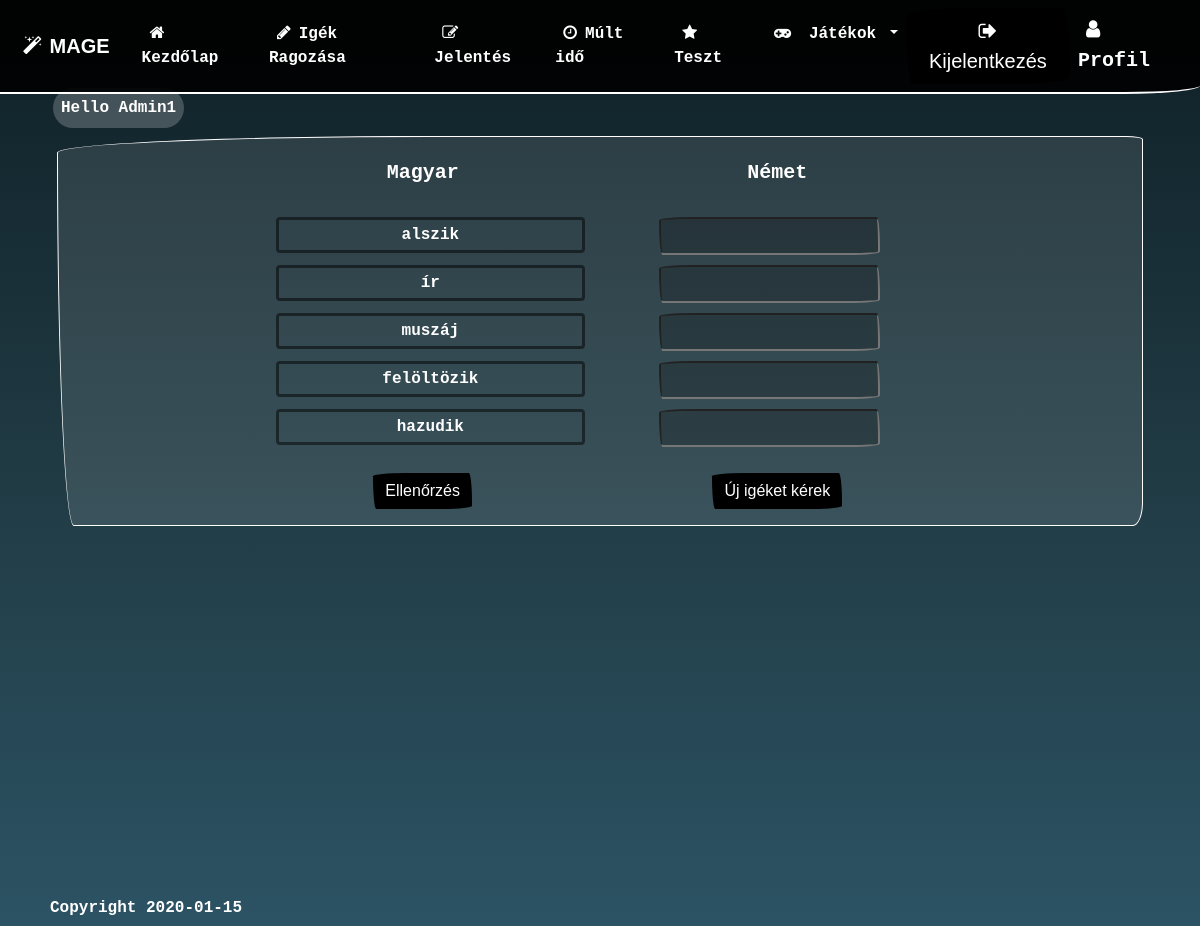
Page /pages/meaning.php (signed in) on the committed database.
### tables this page shows
CREATE TABLE `allverbs` (
  `verb_id` int(11) NOT NULL,
  `infinitive` varchar(256) NOT NULL,
  `ich` varchar(256) NOT NULL,
  `du` varchar(256) NOT NULL,
  `ese` varchar(256) NOT NULL,
  `wir` varchar(256) NOT NULL,
  `ihr` varchar(256) NOT NULL,
  `sie` varchar(256) NOT NULL,
  `prateritum` varchar(256) NOT NULL,
  `auxiliary` varchar(256) NOT NULL,
  `perfekt` varchar(256) NOT NULL,
  `hun` varchar(256) NOT NULL,
  `modalverb` tinyint(1) DEFAULT NULL,
  `reflexive` tinyint(1) DEFAULT NULL,
  `simple` tinyint(1) DEFAULT NULL
);

### includes/classAutoload.inc.php (called while the page is built, shortened)
<?php
	function myAutoLoader($className){
		$url =$_SERVER['HTTP_HOST'].$_SERVER['REQUEST_URI'];
		if (strpos($url, 'includes') !== false) {
			$path ='../classes/';
		}else{
			$path = "../classes/";
		}
		$extension = ".class.php";
		$fullPath = $path . $className . $extension;
	}

### includes/everyIncHasIt.inc.php (called while the page is built, shortened)
<?php
        require_once 'classAutoload.inc.php';
	$db = new Database();

### classes/Database.class.php (called while the page is built, shortened)
<?php
class Database extends Tools{
    protected $conn;
    private function OpenConnection(){
        $this->serverName = "localhost";
        $this->userName = "root";
        $this->password = "";
        $this->dbName = "mydatabase";
        $this->charset = "utf8";
        $this->conn = new mysqli($this->serverName, $this->userName, $this->password, $this->dbName);
        $this->conn->set_charset($this->charset);
    }
public function Query($sql){
            if ($result = $this->conn->query($sql)) {
                if ($result->num_rows) {
                while ($row = $result->fetch_all(MYSQLI_NUM)) {
                    return $row;
                 }
                }else{
                    return 0;
                }
            }else{
                return 0;
            }
    }
}
?>

### classes/Tools.class.php (called while the page is built, shortened)
<?php
class Tools{
    public static function RandomNumbers($inputLength, $returnLength){
       $myarray = array();
       $max = $inputLength;
       $szam = rand(1,$max);
       array_push($myarray, $szam);
       $megy = true;
       while ($megy) {
           $szam1 = rand(1, $max);
           $szamol = 0;
          for($j = 0; $j<count($myarray); $j++){
              if ($szam1 == $myarray[$j]) {
                  $szamol++;
              }
          }
          if ($szamol == 0) {
              array_push($myarray, $szam1);
          }else{
              $megy = true;
          }
          if (count($myarray) == $returnLength) {
              $megy = false;
              break;
          }
       }
       return $myarray;
  }
}

### includes/meaning.inc.php (the view)
<?php
require_once 'everyIncHasIt.inc.php';
function Table(){
    global $db;
$sql = "SELECT `hun`, `infinitive` FROM `allverbs`;";
$table = $db->Query($sql);
$ranNum = Tools::RandomNumbers(count($table),5);
             for ($index = 0; $index < count($ranNum); $index++) {
                  echo '<div class="row mx-2">
                            <div class="col">
                            </div>
                            <div class="col-md-4">
                                <div class="myCenter hunVerbs">
                                    <div class="hungarian" data-value="'.$table[$ranNum[$index]-1][1].'">'.$table[$ranNum[$index]-1][0].'</div>
                                 </div>
                            </div>
                            <div class="col-md-4">
                                <div class="myCenter mx-2">
                                    <input type="text" class="answers mx-2"/>
                                </div>
                                <div class="myCenter">
                                    <span class="correct"></span>
                                </div>
                            </div>
                            <div class="col">
                            </div>
                        </div>';
             }
}
?>

### css/style.css (style rules this page uses)
html { height: 100%; }
body { height: 100%; margin: 0; background-size: cover; background-position: center; background-repeat: no-repeat; background-attachment: fixed; background: #0F2027; background: -webkit-linear-gradient(to top, #2C5364, #203A43, #0F2027); background: linear-gradient(to top, #2C5364, #203A43, #0F2027) fixed; color: white; font-weight: bold; }
* { font-family: "Lucida Console", Monaco, monospace }
input { background-color: rgba(0, 0, 0, 0.21); padding: 5px; color: white; }
.myCenter { display: flex; justify-content: center; }
.hunVerbs { border: 3px solid rgba(0, 0, 0, 0.5); border-radius: .25rem; padding: 3px; font-weight: bold; }

### rows in the picture
allverbs: hun "alszik"
allverbs: hun "ír"
allverbs: hun "muszáj"
allverbs: hun "felöltözik"
allverbs: hun "hazudik"

### other values in the picture
$_SESSION['u_firstname'] "Admin1"
